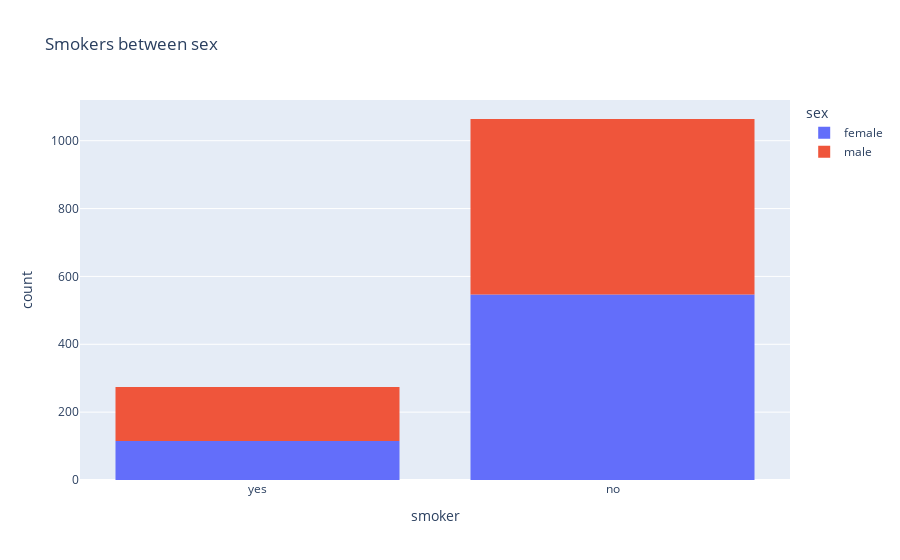

The notebook cell saved with this chart:
### Code cell
## Smoker
# Visualize the distribution of "smoker" column (containing values "yes" and "no") using a histogram

px.histogram(medical_df,
             x='smoker',
             color='sex',
             title='Smokers between sex')

# Visually, people who smoke seems to be more Men.

### Figure 1 — Plotly figure (JSON) as saved in the notebook; plotly's stock layout.template omitted (floating-point values rounded to 4 significant figures; data arrays with more than 128 entries replaced by an {"elided": "..."} marker saying what was removed)
{"data": [{"bingroup": "x", "hovertemplate": "sex=female<br>smoker=%{x}<br>count=%{y}<extra></extra>", "legendgroup": "female", "marker": {"color": "#636efa", "pattern": {"shape": ""}}, "name": "female", "orientation": "v", "showlegend": true, "type": "histogram", "x": {"elided": "662 str values"}, "xaxis": "x", "yaxis": "y"}, {"bingroup": "x", "hovertemplate": "sex=male<br>smoker=%{x}<br>count=%{y}<extra></extra>", "legendgroup": "male", "marker": {"color": "#EF553B", "pattern": {"shape": ""}}, "name": "male", "orientation": "v", "showlegend": true, "type": "histogram", "x": {"elided": "676 str values"}, "xaxis": "x", "yaxis": "y"}], "layout": {"barmode": "relative", "legend": {"title": {"text": "sex"}, "tracegroupgap": 0}, "title": {"text": "Smokers between sex"}, "xaxis": {"anchor": "y", "domain": [0, 1], "title": {"text": "smoker"}}, "yaxis": {"anchor": "x", "domain": [0, 1], "title": {"text": "count"}}}}
